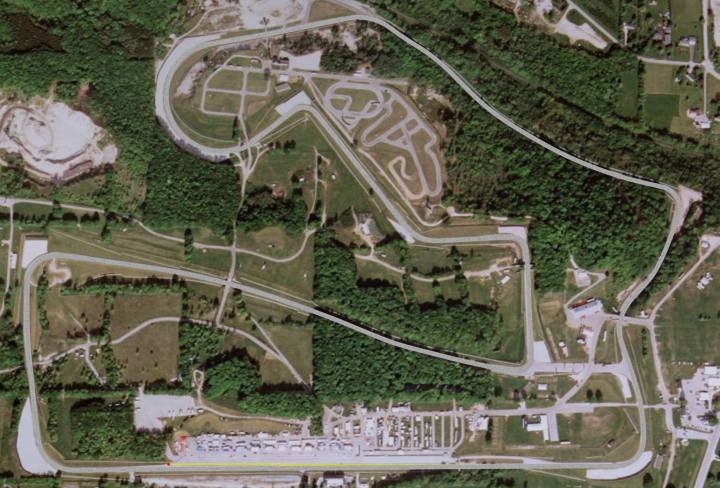
#> input picture satellital_im.jpg, 1439 x 976 px (shown at 1/2 size)
$ jupyter execute DataScience.ipynb   (shell and % lines are left out)
#> lines starting #> are read from the running program, lines starting #| are printed output that depends on the picture; after the words box and inside, x2 and y2 are one past the last pixel; in counts of white or black regions, pixels touching at a corner belong together
# Statement 2

We will work now with a satellital image. The aim is to do a segmentation of an image which shows vegetation and concrete areas. You can use whatever technique you want, we only want to see how you approach the problem.


## Imports and Image Loading

[cell 1]
import cv2
import numpy as np
import matplotlib.pyplot as plt
# Load the satellite image using OpenCV (in BGR format by default)
satellital_im = cv2.imread('satellital_im.jpg')
#> satellital_im is the input picture: shape (976, 1439, 3); mean B, G, R 80, 97.6, 98
# Preview raw image (in BGR color space, may show distorted colors in matplotlib)
plt.imshow(satellital_im)

## BGR to RGB image

[cell 2]
# Converting the image from BGR to RGB for proper visualization in matplotlib
satellital_rgb = cv2.cvtColor(satellital_im, cv2.COLOR_BGR2RGB)
# Display the RGB image
plt.imshow(satellital_rgb)
plt.title("Original RGB Image")
plt.axis("off")
plt.show()

## RESIZING IMAGE

[cell 3]
# Resizing image to 512x512 for faster processing and consistency
resized_rgb = cv2.resize(satellital_rgb, (512, 512))
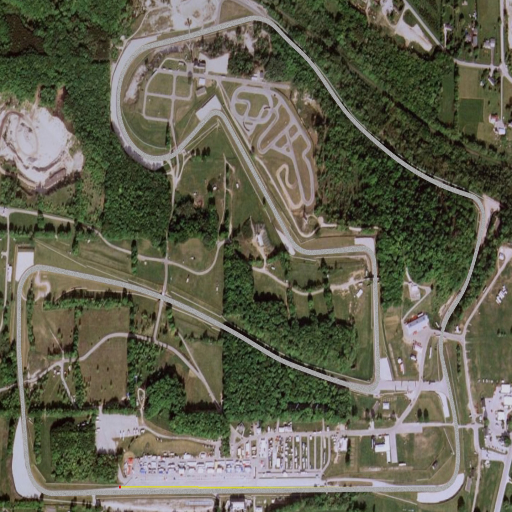
#> resized_rgb: shape (512, 512, 3); mean R, G, B 97.9, 97.5, 79.9

[cell 4]
# Converting the RGB image to HSV color space for better segmentation capability
hsv_image = cv2.cvtColor(resized_rgb, cv2.COLOR_RGB2HSV)
#> hsv_image: shape (512, 512, 3); mean H, S, V 44.9, 75, 102.8

## SPLIT HSV CHANNELS

[cell 5]
# Separating HSV image into Hue, Saturation, and Value channels
hue, sat, val = cv2.split(hsv_image)
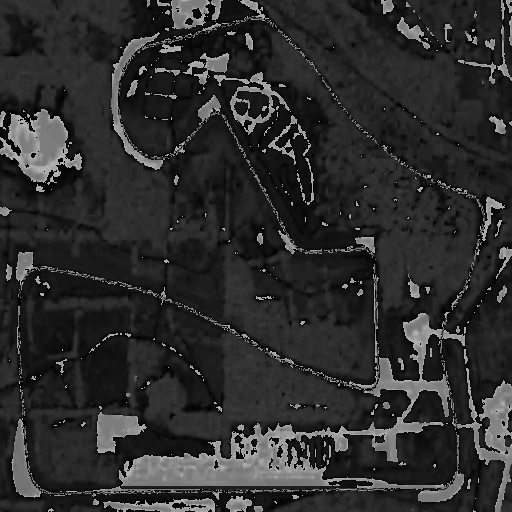
#> hue: shape (512, 512); min 0, max 179, mean 44.9
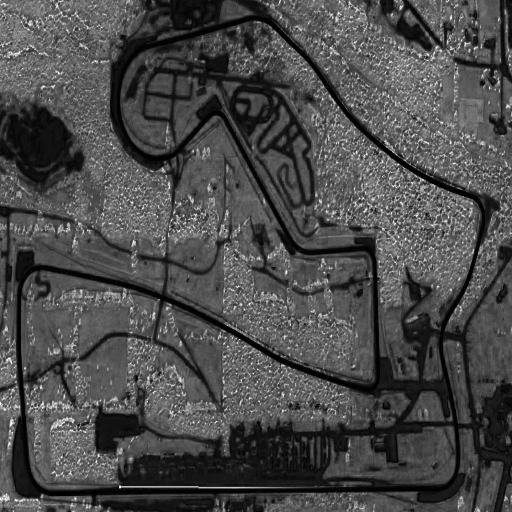
#> sat: shape (512, 512); min 0, max 255, mean 75
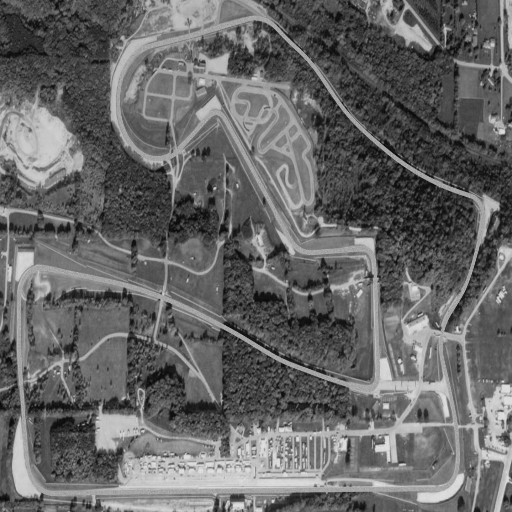
#> val: shape (512, 512); min 8, max 225, mean 102.8

# Visualize individual HSV channels
fig, axes = plt.subplots(1, 3, figsize=(15, 5))
axes[0].imshow(hue, cmap='hsv')
axes[0].set_title('Hue Channel')
axes[0].axis('off')

axes[1].imshow(sat, cmap='gray')
axes[1].set_title('Saturation Channel')
axes[1].axis('off')

axes[2].imshow(val, cmap='gray')
axes[2].set_title('Value Channel')
axes[2].axis('off')

plt.tight_layout()
plt.show()

## Define HSV Thresholds

[cell 6]
# 1. Vegetation (Green)
# Hue: ~35-90 (capturing a range of greens, avoiding yellows and cyans)
# Saturation: ~30-255 (needs to have noticeable color, not too grayish)
# Value: ~30-255 (not too dark, to avoid deep shadows being misclassified if possible)
# Defining threshold ranges for detecting vegetation (green areas)
lower_green = np.array([35, 30, 30])
upper_green = np.array([90, 255, 255])
vegetation_mask = cv2.inRange(hsv_image, lower_green, upper_green)
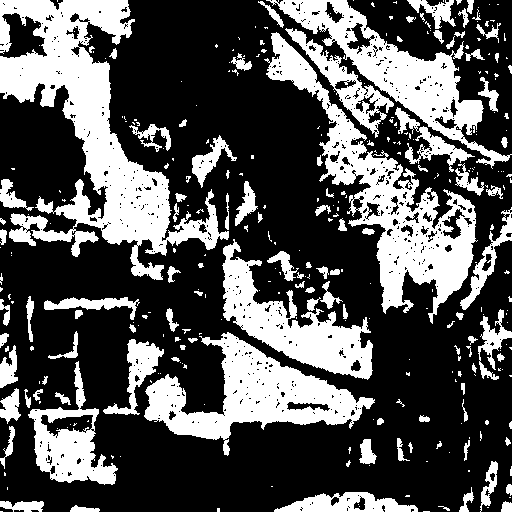
#> vegetation_mask: shape (512, 512); 33.2% white; 334 white regions (223 under 20 px), largest, box (x1, y1, x2, y2) and area: (0, 0, 229, 280) 20939, (264, 32, 478, 324) 13738, (144, 332, 375, 456) 10375

# 2. Concrete, Bare Ground, Roads (Gray, White, Light Tan/Brown)
# These areas are characterized by low saturation.
# Hue: 0-180 (any hue, as grays don't have a strong hue)
# Saturation: 0-70 (low saturation, distinguishing from vibrant colors)
# Value: 70-255 (mid to high brightness; avoids very dark shadows on concrete,
# and captures bright concrete/white structures/quarry)
lower_concrete = np.array([0, 0, 70])
upper_concrete = np.array([180, 70, 255])
concrete_candidate_mask = cv2.inRange(hsv_image, lower_concrete, upper_concrete)
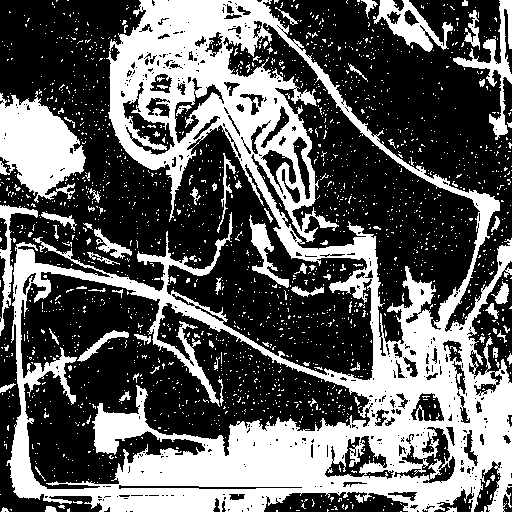
#> concrete_candidate_mask: shape (512, 512); 37.6% white; 1968 white regions (1893 under 20 px), largest, box (x1, y1, x2, y2) and area: (6, 0, 512, 512) 78179, (0, 91, 86, 203) 5843, (453, 0, 512, 140) 1756

# To avoid any overlap with vegetation
concrete_mask = cv2.bitwise_and(concrete_candidate_mask, concrete_candidate_mask, mask=cv2.bitwise_not(vegetation_mask))
#> concrete_mask: shape (512, 512); 35.6% white; 1085 white regions (1021 under 20 px), largest, box (x1, y1, x2, y2) and area: (6, 0, 512, 512) 75620, (0, 91, 86, 203) 5744, (453, 0, 512, 140) 1708

## Morphological Cleaning

[cell 7]
# Applying morphological closing to fill small holes and gaps within the concrete mask
# (useful for creating more solid and connected regions)
kernel = np.ones((5, 5), np.uint8)
vegetation_mask = cv2.morphologyEx(vegetation_mask, cv2.MORPH_CLOSE, kernel)
#> vegetation_mask: shape (512, 512); 37.4% white; 149 white regions (86 under 20 px), largest, box (x1, y1, x2, y2) and area: (258, 0, 512, 324) 34854, (0, 0, 229, 280) 23694, (144, 332, 375, 456) 11003
concrete_mask = cv2.morphologyEx(concrete_mask, cv2.MORPH_CLOSE, kernel)
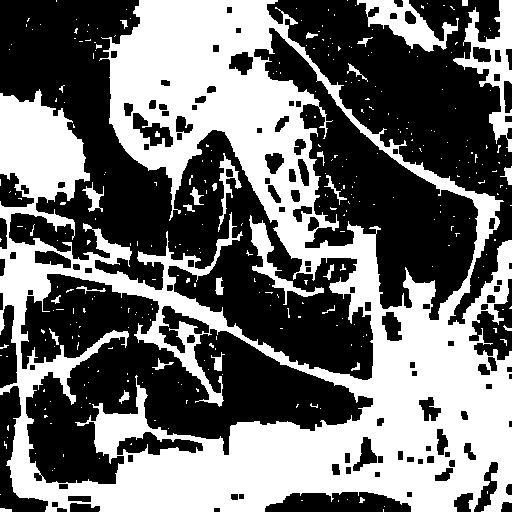
#> concrete_mask: shape (512, 512); 43.7% white; 326 white regions (293 under 20 px), largest, box (x1, y1, x2, y2) and area: (0, 0, 512, 512) 105290, (453, 0, 512, 152) 2768, (357, 0, 459, 52) 2032

## Generate Segmented Output

[cell 8]
segmented_image = np.zeros_like(resized_rgb)
segmented_image[vegetation_mask > 0] = [0, 128, 0]      # Dark green for vegetation
segmented_image[concrete_mask > 0] = [128, 128, 128]    # Gray for concrete

## DISPLAY MASKS

## Segmented Output

[cell 9]
# Resized image to match mask
resized_rgb = cv2.resize(satellital_rgb, (vegetation_mask.shape[1], vegetation_mask.shape[0]))

# Vegetation Mask and Segment
plt.figure(figsize=(12, 5))
plt.subplot(1, 2, 1)
plt.imshow(vegetation_mask, cmap='gray')
plt.title("Vegetation Mask")
plt.axis("off")

plt.subplot(1, 2, 2)
vegetation_segment = cv2.bitwise_and(resized_rgb, resized_rgb, mask=vegetation_mask)
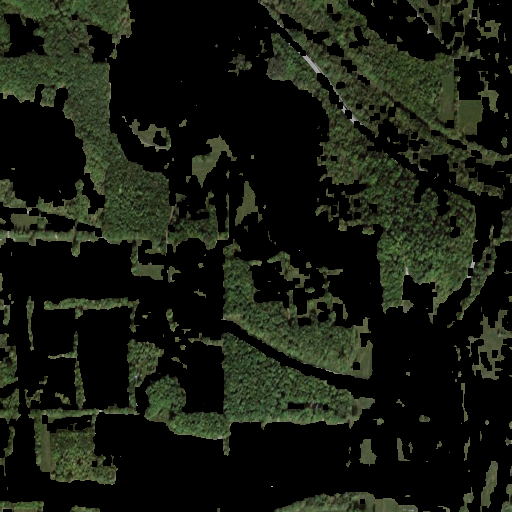
#> vegetation_segment: shape (512, 512, 3); mean R, G, B 22.4, 26.6, 16.6
plt.imshow(vegetation_segment)
plt.title("Vegetation Segment")
plt.axis("off")
plt.tight_layout()
plt.show()

# Concrete Mask and Segment
plt.figure(figsize=(12, 5))
plt.subplot(1, 2, 1)
plt.imshow(concrete_mask, cmap='gray')
plt.title("Concrete Mask")
plt.axis("off")

plt.subplot(1, 2, 2)
concrete_segment = cv2.bitwise_and(resized_rgb, resized_rgb, mask=concrete_mask)
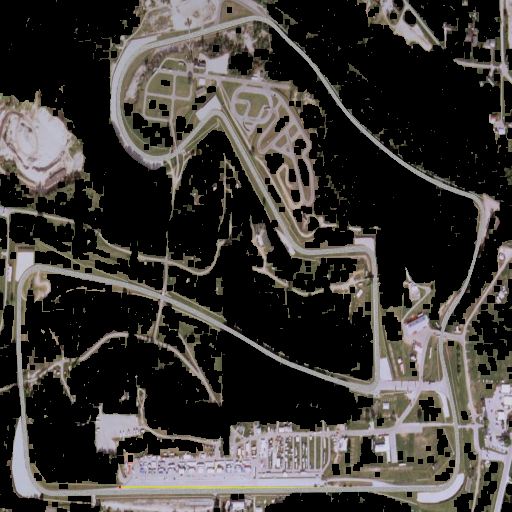
#> concrete_segment: shape (512, 512, 3); mean R, G, B 60.2, 57, 53.5
plt.imshow(concrete_segment)
plt.title("Concrete Segment")
plt.axis("off")
plt.tight_layout()
plt.show()

# Final Segmented Visualization
plt.figure(figsize=(6, 6))
plt.imshow(segmented_image)
plt.title("Final Segmented Output\n(Green: Vegetation, Gray: Concrete)")
plt.axis("off")
plt.show()
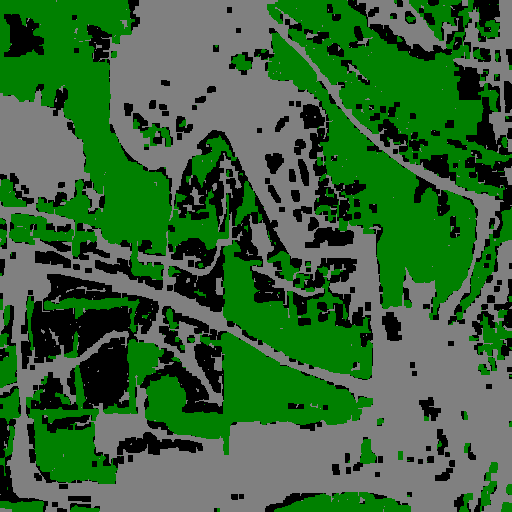
#> shown: shape (512, 512, 3); mean R, G, B 55.9, 102, 55.9

$ run again, with BGR image.png saved as satellital_im.jpg
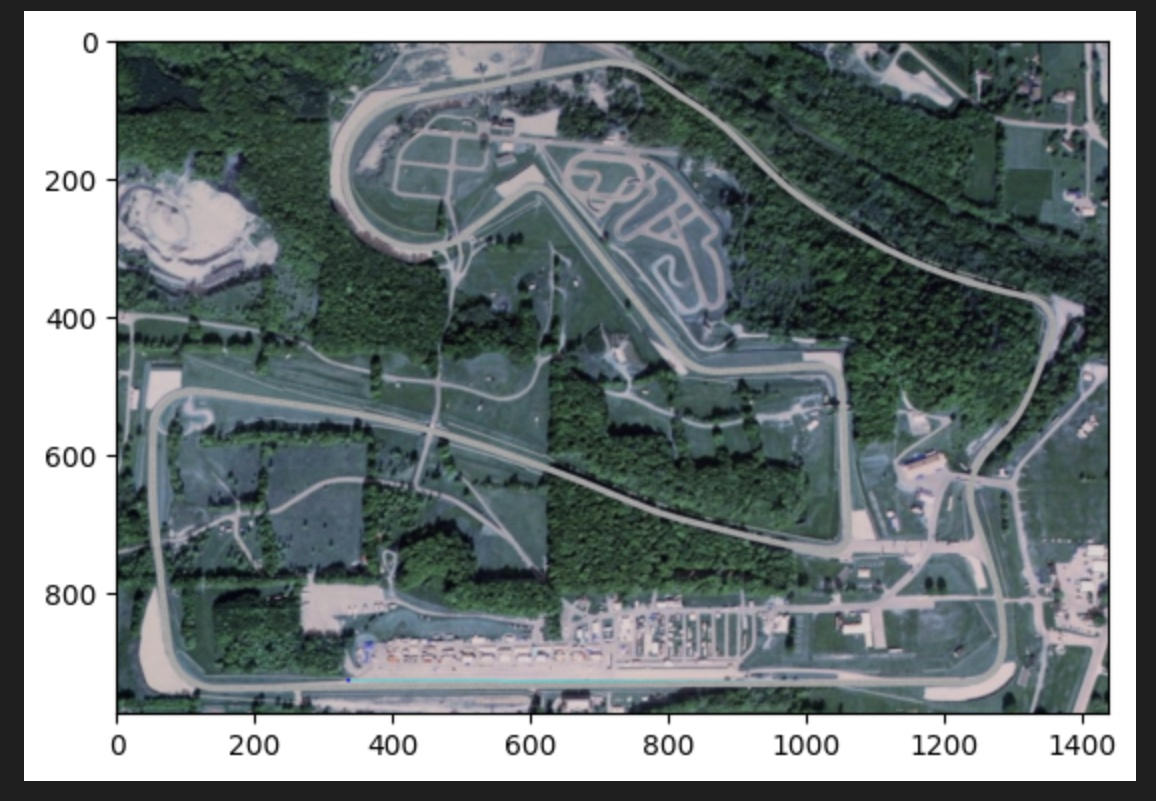
#> input picture BGR image.png, 1156 x 801 px
#> satellital_im is the input picture: shape (801, 1156, 3); mean B, G, R 122, 121.4, 112
#> hsv_image: shape (512, 512, 3); mean H, S, V 70.2, 41.3, 124.5
#> `vegetation_mask = cv2.inRange(hsv_image, lower_green, upper_green)`:
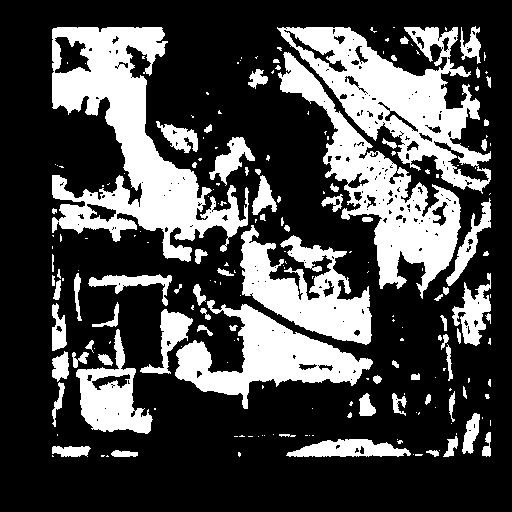
#> vegetation_mask: shape (512, 512); 29% white; 208 white regions (129 under 20 px), largest, box (x1, y1, x2, y2) and area: (52, 27, 249, 262) 17605, (277, 27, 491, 194) 13247, (278, 52, 461, 299) 11383
#> concrete_candidate_mask: shape (512, 512); 62.6% white; 695 black regions (592 under 20 px), largest, box (x1, y1, x2, y2) and area: (48, 26, 491, 303) 31760, (0, 0, 512, 512) 19588, (71, 264, 359, 431) 15801
#> `plt.show()`:
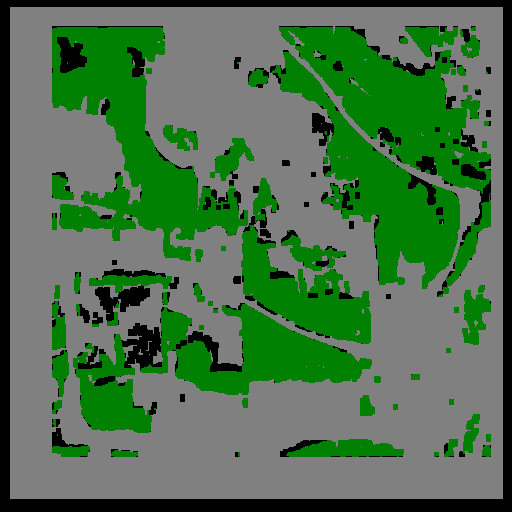
#> shown: shape (512, 512, 3); mean R, G, B 74.9, 112.3, 74.9

$ run again, with Hue channels.png saved as satellital_im.jpg
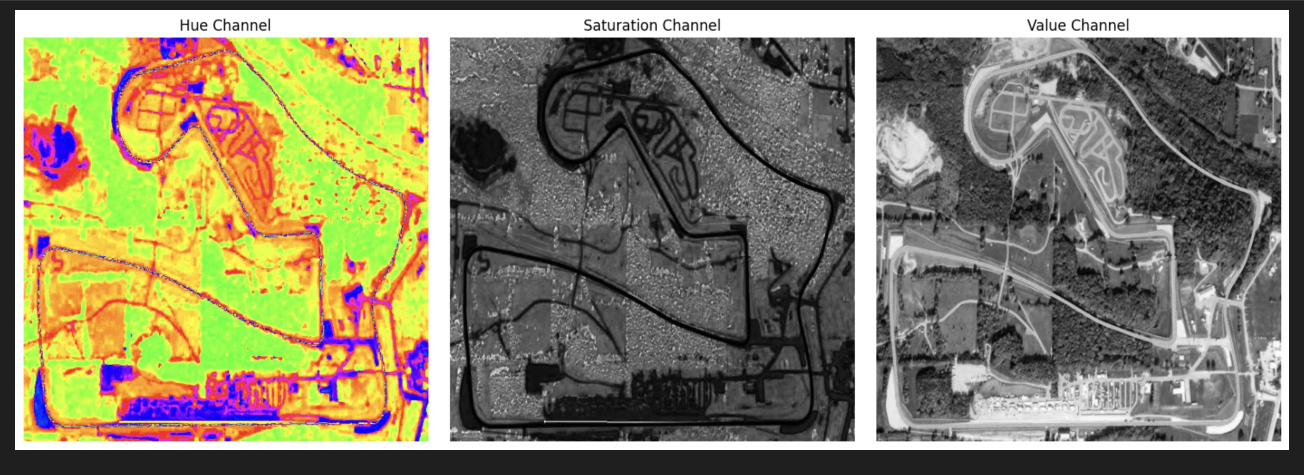
#> input picture Hue channels.png, 2607 x 950 px (shown at 1/2 size)
#> satellital_im is the input picture: shape (950, 2607, 3); mean B, G, R 103.2, 129, 134.7
#> hsv_image: shape (512, 512, 3); mean H, S, V 13.3, 48.7, 143.7
#> concrete_candidate_mask: shape (512, 512); 47.9% white; 542 white regions (502 under 20 px), largest, box (x1, y1, x2, y2) and area: (6, 11, 506, 485) 105320, (184, 298, 292, 456) 7469, (242, 62, 326, 343) 6292
#> `plt.show()`:
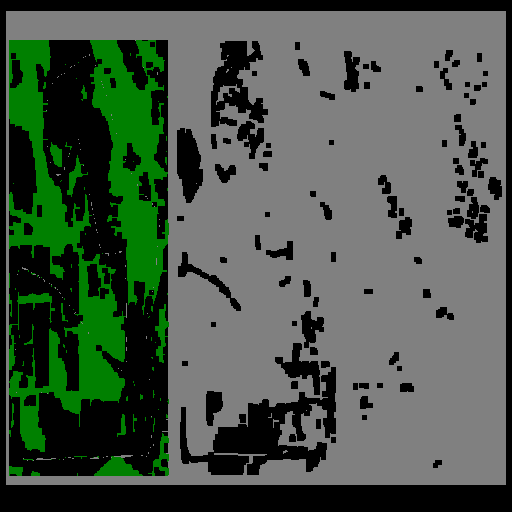
#> shown: shape (512, 512, 3); mean R, G, B 72.2, 86.1, 72.2
